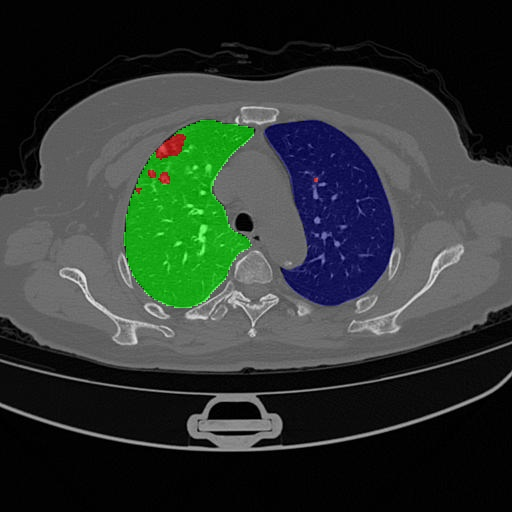
#> input picture images/img1.jpg, 512 x 512 px; its folder holds only this picture in this run
$ python augmentation.py images/img1.jpg
#> lines starting #> are read from the running program, lines starting #| are printed output that depends on the picture; after the words box and inside, x2 and y2 are one past the last pixel; in counts of white or black regions, pixels touching at a corner belong together
import os
import cv2
import sys
import glob
import random
import numpy as np
import albumentations
from PIL import Image

original_lung_masks_paths = glob.glob('lungs/*.png')

gan = sys.argv[1]
print(gan)

pt = 'augmented_images/' + gan + '/'
if os.path.isdir(pt):
    os.system('rm -rf {}'.format(pt))
os.mkdir(pt)

pt = 'augmented_images/' + gan + '/images/'
os.mkdir(pt)

pt = 'augmented_images/' + gan + '/masks/'
os.mkdir(pt)

pt = 'augmented_images/' + gan + '/masked/'
os.mkdir(pt)

# Read the images generated by the GAN
gan_images_paths = glob.glob(gan + '/images/*.jpg')

# For each image generated by the GAN
for gan_image_path in gan_images_paths:

    # Find the bounding box of the lung regions
    #====================================================================================================
    gan_image = cv2.imread(gan_image_path)
#> gan_image is the input picture: shape (512, 512, 3); mean B, G, R 51.8, 56.5, 48.5
    print(gan_image_path)
    gan_mask_path = gan_image_path.replace('images/', 'predicted_masks/').replace('.jpg','.png')
    gan_mask = cv2.imread(gan_mask_path)
    #print(gan_image_path)
    height, width, _ = gan_mask.shape

    gan_mask = cv2.cvtColor(gan_mask, cv2.COLOR_BGR2GRAY)
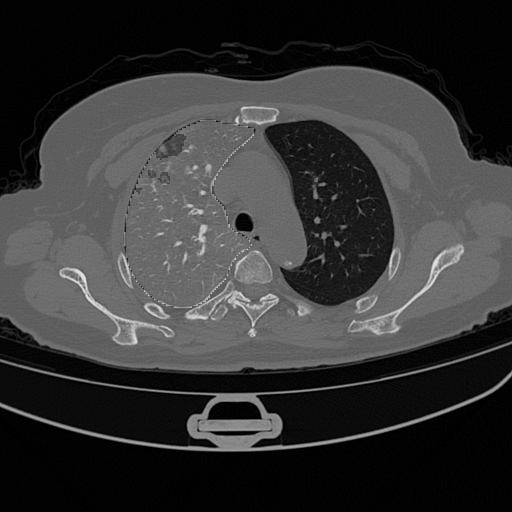
#> gan_mask: shape (512, 512); min 0, max 233, mean 53.6
    contours, hiers = cv2.findContours(gan_mask, cv2.RETR_TREE, cv2.CHAIN_APPROX_SIMPLE)
#> contours = 1487 contours, 1442 with area under 20; largest, box (x1, y1, x2, y2) and area: (0, 0, 512, 512) 261030, (203, 451, 233, 456) 61, (476, 398, 487, 410) 46, (259, 39, 268, 49) 46, (448, 431, 454, 441) 43

    gan_image_values = {
        'image_path' : gan_image_path,
        'mask_path' : gan_mask_path,
        'image' : gan_image,
        'mask' : gan_mask,
        'num_lungs' : 0,
        'height' : height,
        'width' : width,
    }

    areas = []
    bboxes = []
    for contour in contours:
        x, y, w, h = cv2.boundingRect(contour)

        lung = gan_mask[y:y+h, x:x+w]
        lung = np.where(lung != 0, 1, 0)
        area = np.sum(lung == 1)

        if area > 10000:
            areas.append(area)
            bboxes.append((x, y, w, h))
#> this loop made 1487 passes
#> (x, y, w, h, area) on passes 1, 21, 36: (0, 0, 512, 512, 257514), (82, 495, 4, 10, 23), (414, 487, 3, 10, 22)
#> pass 1, `lung = np.where(lung != 0, 1, 0)`:
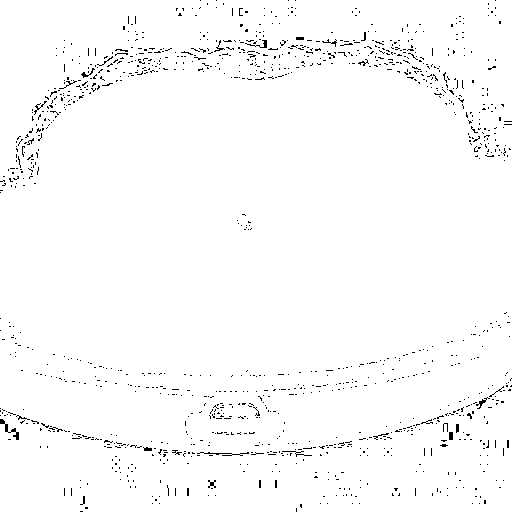
#> lung: shape (512, 512) int64; values 0 (black) and 1 (white), 98.2% white; black in thin lines or dots
#> after the loop, areas = [257514]; bboxes = [(0, 0, 512, 512)]
#> (the rest of the program and of its run is left out)
